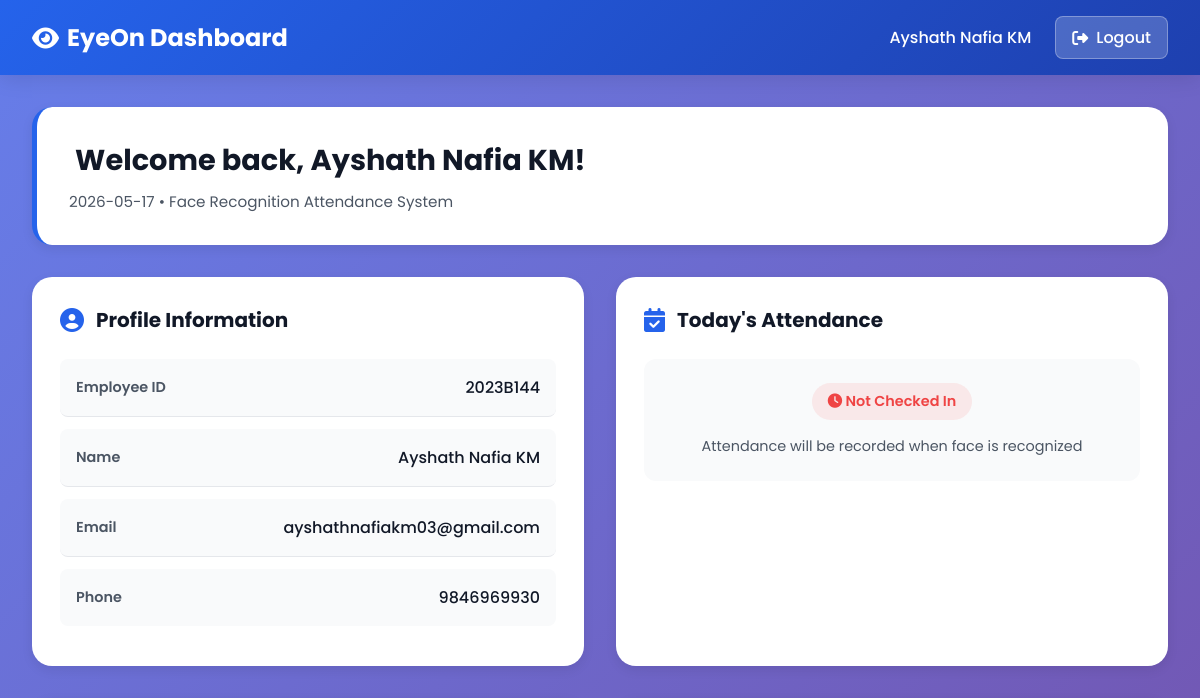
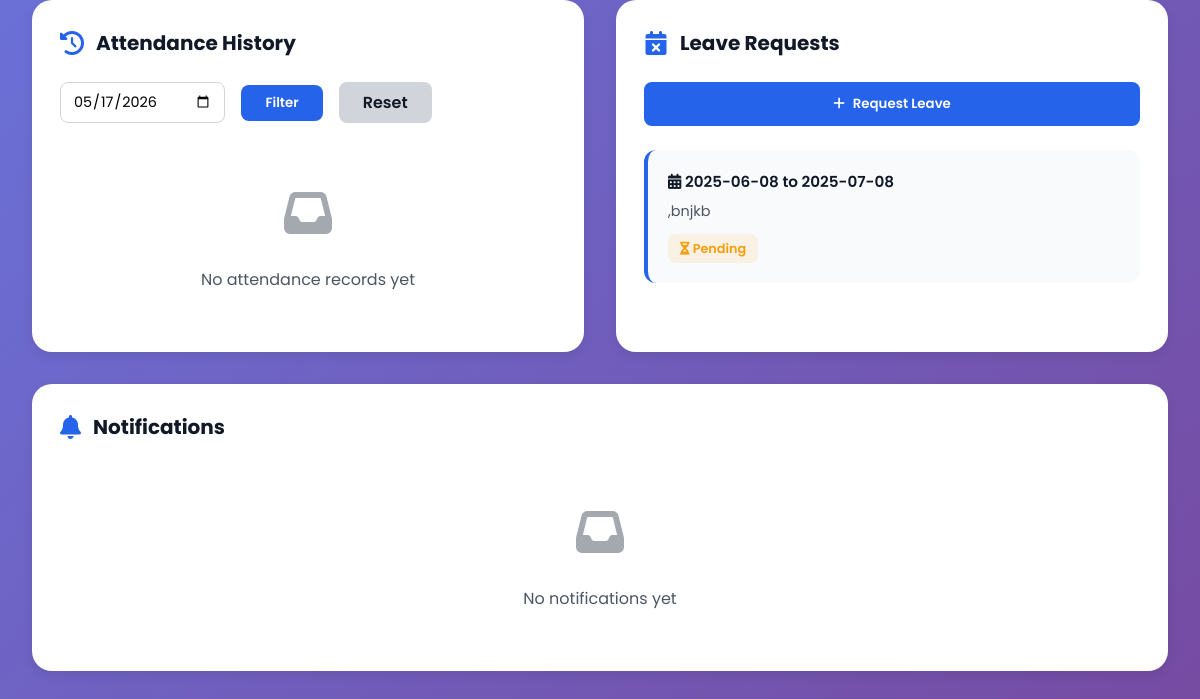
Page /employee_dashboard (signed in) on the earlier database version (2 pictures, top to bottom).
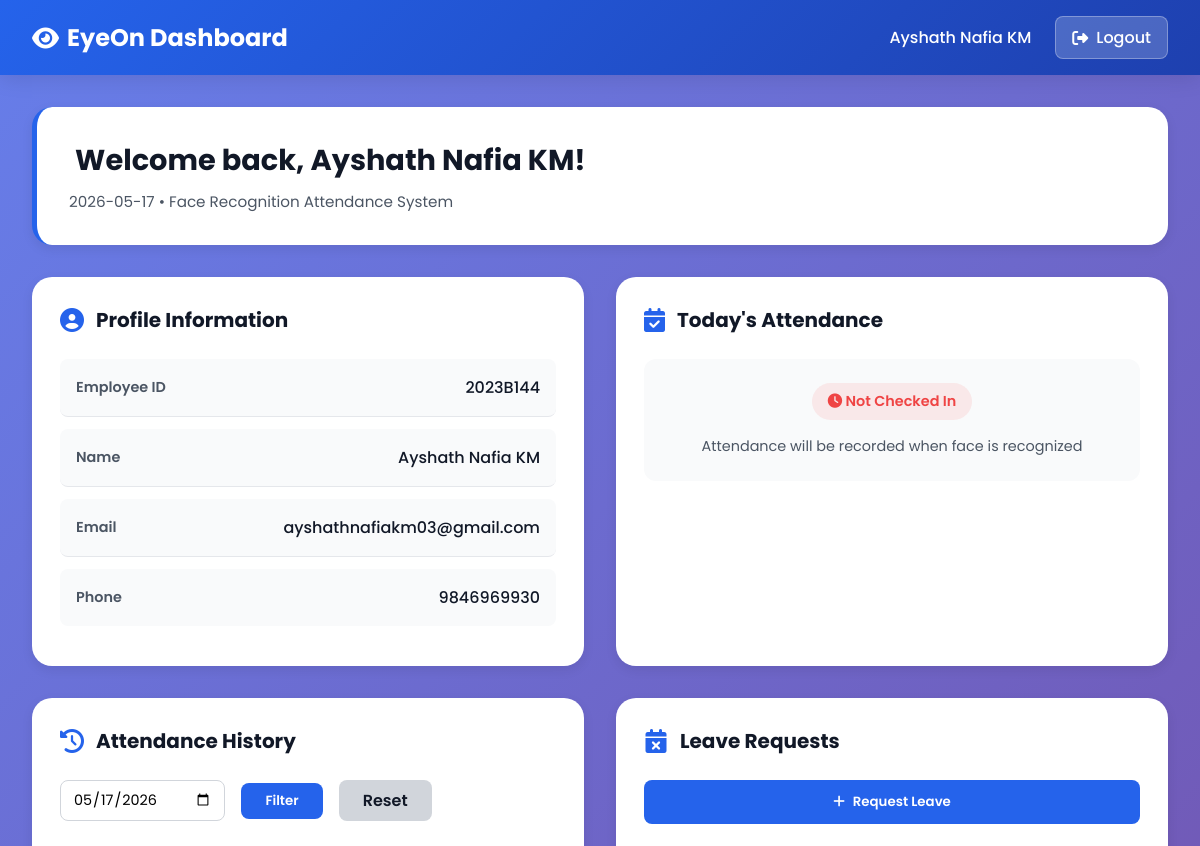
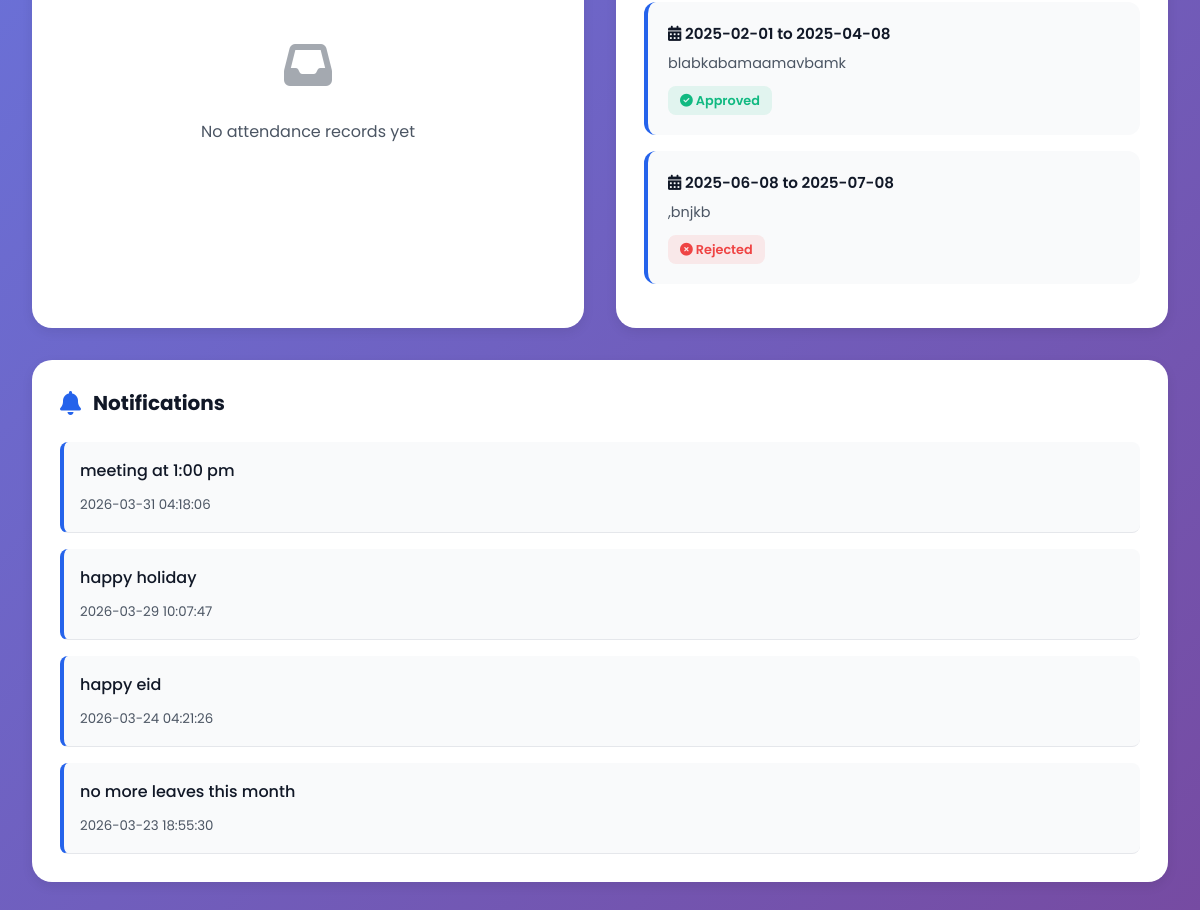
Same page on the later database version (2 pictures, top to bottom).
### tables this page shows
CREATE TABLE employees (
            id INTEGER PRIMARY KEY AUTOINCREMENT,
            employee_id TEXT UNIQUE NOT NULL,
            username TEXT UNIQUE NOT NULL,
            name TEXT NOT NULL,
            email TEXT UNIQUE NOT NULL,
            phone TEXT,
            password_hash TEXT NOT NULL,
            created_at TIMESTAMP DEFAULT CURRENT_TIMESTAMP
        );

CREATE TABLE leave_requests (
            id INTEGER PRIMARY KEY AUTOINCREMENT,
            employee_id TEXT NOT NULL,
            from_date TEXT NOT NULL,
            to_date TEXT NOT NULL,
            reason TEXT,
            status TEXT DEFAULT 'pending',
            created_at TIMESTAMP DEFAULT CURRENT_TIMESTAMP,
            FOREIGN KEY(employee_id) REFERENCES employees(employee_id)
        );

CREATE TABLE notifications (
            id INTEGER PRIMARY KEY AUTOINCREMENT,
            title TEXT NOT NULL,
            message TEXT NOT NULL,
            created_at TIMESTAMP DEFAULT CURRENT_TIMESTAMP,
            created_by TEXT DEFAULT 'admin'
        );

### app.py (the view)
@app.route("/employee_dashboard")
def employee_dashboard():
    if "employee_id" not in session:
        return redirect("/")
    employee_id = session["employee_id"]
    try:
        conn = sqlite3.connect(DB_PATH)
        c = conn.cursor()
        c.execute("SELECT name, email, phone FROM employees WHERE employee_id=?", (employee_id,))
        emp_info = c.fetchone()
        today = datetime.now().strftime("%Y-%m-%d")
        selected_date = request.args.get("date", today)
        c.execute("""SELECT check_in, check_out, COALESCE(working_hours, 0), COALESCE(status, 'Present')
                     FROM attendance WHERE employee_id=? AND date=?""",
                 (employee_id, selected_date))
        today_attendance = c.fetchone()
        c.execute("""SELECT date, check_in, check_out, COALESCE(working_hours, 0), COALESCE(status, 'Present')
                     FROM attendance WHERE employee_id=? AND date=?
                     ORDER BY date DESC""",
                 (employee_id, selected_date))
        attendance_history = c.fetchall()
        c.execute("""SELECT id, from_date, to_date, reason, status
                     FROM leave_requests WHERE employee_id=?
                     ORDER BY created_at DESC LIMIT 10""",
                 (employee_id,))
        leave_requests = c.fetchall()
        c.execute("""SELECT message, created_at
                     FROM notifications
                     ORDER BY created_at DESC LIMIT 5""")
        notifications = c.fetchall()
        print("DEBUG - Notifications fetched from DB:", notifications)
        conn.close()
        attendance_summary = calculate_attendance_summary(employee_id)
        if selected_date == today:
            attendance_label = "Today's Attendance"
        else:
            attendance_label = f"Attendance for {selected_date}"
        print("DEBUG - Passing to template - notifications count:", len(notifications) if notifications else 0)
        return render_template(
            "employee_dashboard.html",
            employee_id=employee_id,
            employee_name=session.get("employee_name"),
            emp_info=emp_info,
            today_attendance=today_attendance,
            attendance_history=attendance_history,
            leave_requests=leave_requests,
            notifications=notifications,
            today=today,
            selected_date=selected_date,
            attendance_label=attendance_label,
            attendance_summary=attendance_summary
        )
    except Exception as e:
        flash(f"Dashboard error: {str(e)}", "error")
        return redirect("/")

### templates/employee_dashboard.html (shortened to what this page needs)
<!DOCTYPE html>
<html lang="en">
<head>
    <link rel="stylesheet" href="https://cdnjs.cloudflare.com/ajax/libs/font-awesome/6.4.0/css/all.min.css">
</head>
<body>
    <nav class="navbar">
        <div class="navbar-brand">
            <i class="fas fa-eye"></i> EyeOn Dashboard
        </div>
        <div class="navbar-menu">
            <span>{{ employee_name }}</span>
            <a href="/logout" class="logout-btn">
                <i class="fas fa-sign-out-alt"></i> Logout
            </a>
        </div>
    </nav>
    <div class="container">
        <div class="welcome-section">
            <h1 class="welcome-title">
                 Welcome back, {{ employee_name }}!
            </h1>
            <p class="welcome-subtitle">{{ today }} • Face Recognition Attendance System</p>
        </div>
        <div class="dashboard-grid">
            <div class="card">
                <h3 class="card-title">
                    <i class="fas fa-user-circle"></i> Profile Information
                </h3>
                <div class="info-row">
                    <span class="info-label">Employee ID</span>
                    <span class="info-value">{{ employee_id }}</span>
                </div>
                <div class="info-row">
                    <span class="info-label">Name</span>
                    <span class="info-value">{{ emp_info[0] if emp_info else 'N/A' }}</span>
                </div>
                <div class="info-row">
                    <span class="info-label">Email</span>
                    <span class="info-value">{{ emp_info[1] if emp_info else 'N/A' }}</span>
                </div>
                <div class="info-row">
                    <span class="info-label">Phone</span>
                    <span class="info-value">{{ emp_info[2] if emp_info else 'N/A' }}</span>
                </div>
            </div>
            <div class="card">
                <h3 class="card-title">
                    <i class="fas fa-calendar-check"></i> {{ attendance_label }}
                </h3>
                <div class="attendance-status">
                    {% if today_attendance and today_attendance[0] %}
                        <span class="status-badge status-checked">
                            <i class="fas fa-check-circle"></i> Checked In
                        </span>
                        <div style="margin-top: 1rem;">
                            <p style="color: var(--gray-600); margin-bottom: 0.5rem; font-size: 0.9rem;">Check-In Time</p>
                            <div class="time-display">{{ today_attendance[0] }}</div>
                        </div>
                        {% if today_attendance[1] %}
                            <div style="margin-top: 1rem;">
                                <p style="color: var(--gray-600); margin-bottom: 0.5rem; font-size: 0.9rem;">Check-Out Time</p>
                                <div class="time-display" style="font-size: 1.5rem;">{{ today_attendance[1] }}</div>
                            </div>
                        {% endif %}
                    {% else %}
                        <span class="status-badge status-not-checked">
                            <i class="fas fa-clock"></i> Not Checked In
                        </span>
                        <p style="color: var(--gray-600); margin-top: 1rem; font-size: 0.9rem;">
                            Attendance will be recorded when face is recognized
                        </p>
                    {% endif %}
                </div>
            </div>
        </div>
        <div class="two-column-grid">
            <div class="card">
                <h3 class="card-title">
                    <i class="fas fa-history"></i> Attendance History
                </h3>
                <div style="margin-bottom: 1.5rem; display: flex; gap: 1rem; align-items: center; flex-wrap: wrap;">
                    <form method="get" action="/employee_dashboard" style="display: flex; gap: 1rem; align-items: center; flex-wrap: wrap;">
                        <input type="date" name="date" id="filterDate" value="{{ selected_date }}" style="padding: 0.5rem 0.75rem; border: 1px solid var(--gray-300); border-radius: 0.5rem; font-family: 'Poppins', sans-serif; font-size: 0.9rem;">
                        <button type="submit" style="background: var(--primary); color: white; border: none; padding: 0.5rem 1.5rem; border-radius: 0.5rem; cursor: pointer; font-weight: 600; font-family: 'Poppins', sans-serif; transition: all 0.3s ease;" onmouseover="this.style.background='var(--primary-dark)'" onmouseout="this.style.background='var(--primary)'">Filter</button>
                        <a href="/employee_dashboard" style="background: var(--gray-300); color: var(--gray-900); border: none; padding: 0.5rem 1.5rem; border-radius: 0.5rem; cursor: pointer; font-weight: 600; font-family: 'Poppins', sans-serif; text-decoration: none; display: inline-block; transition: all 0.3s ease;" onmouseover="this.style.background='var(--gray-200)'" onmouseout="this.style.background='var(--gray-300)'">Reset</a>
                    </form>
                </div>
                {% if attendance_history %}
                    <div class="table-container">
                        <table>
                            <thead>
                                <tr>
                                    <th>Date</th>
                                    <th>Check-In</th>
                                    <th>Check-Out</th>
                                </tr>
                            </thead>
                            <tbody>
                                {% for record in attendance_history %}
                                    <tr>
                                        <td>{{ record[0] }}</td>
                                        <td>
                                            {% if record[1] %}
                                                <span class="badge badge-success">{{ record[1] }}</span>
                                            {% else %}
                                                <span style="color: var(--gray-400);">--</span>
                                            {% endif %}
                                        </td>
                                        <td>
                                            {% if record[2] %}
                                                <span class="badge badge-success">{{ record[2] }}</span>
                                            {% else %}
                                                <span style="color: var(--gray-400);">--</span>
                                            {% endif %}
                                        </td>
                                    </tr>
                                {% endfor %}
                            </tbody>
                        </table>
                    </div>
                {% else %}
                    <div class="empty-state">
                        <div class="empty-icon"><i class="fas fa-inbox"></i></div>
                        <p>No attendance records yet</p>
                    </div>
                {% endif %}
            </div>
            <div class="card">
                <h3 class="card-title">
                    <i class="fas fa-calendar-times"></i> Leave Requests
                </h3>
                <button class="btn btn-primary" onclick="openLeaveModal()">
                    <i class="fas fa-plus"></i> Request Leave
                </button>
                <div style="margin-top: 1.5rem;">
                    {% if leave_requests %}
                        {% for leave in leave_requests %}
                            <div class="leave-item">
                                <div class="leave-dates">
                                    <i class="fas fa-calendar-alt"></i> {{ leave[1] }} to {{ leave[2] }}
                                </div>
                                <div class="leave-reason">{{ leave[3] or 'No reason provided' }}</div>
                                <span class="badge {% if leave[4] == 'approved' %}badge-success{% elif leave[4] == 'rejected' %}badge-rejected{% else %}badge-pending{% endif %}">
                                    {% if leave[4] == 'approved' %}
                                        <i class="fas fa-check-circle"></i> Approved
                                    {% elif leave[4] == 'rejected' %}
                                        <i class="fas fa-times-circle"></i> Rejected
                                    {% else %}
                                        <i class="fas fa-hourglass-half"></i> Pending
                                    {% endif %}
                                </span>
                            </div>
                        {% endfor %}
                    {% else %}
                        <div class="empty-state">
                            <div class="empty-icon"><i class="fas fa-leaf"></i></div>
                            <p>No leave requests</p>
                        </div>
                    {% endif %}
                </div>
            </div>
        </div>
        <div class="card" style="margin-top: 2rem;">
            <h3 class="card-title">
                <i class="fas fa-bell"></i> Notifications
            </h3>
            {% if notifications and notifications|length > 0 %}
                <div style="display: flex; flex-direction: column; gap: 1rem;">
                    {% for notification in notifications %}
                        <div style="background: var(--gray-50); padding: 1rem; border-radius: 0.5rem; border-left: 4px solid var(--primary); border-bottom: 1px solid var(--gray-200);">
                            <p style="margin: 0 0 0.5rem 0; color: var(--gray-900); font-weight: 500;">{{ notification[0] }}</p>
                            <small style="color: var(--gray-600);">{{ notification[1] }}</small>
                        </div>
                    {% endfor %}
                </div>
            {% else %}
                <div class="empty-state">
                    <div class="empty-icon"><i class="fas fa-inbox"></i></div>
                    <p>No notifications yet</p>
                </div>
            {% endif %}
        </div>
</body>
</html>

Differences in the rows shown:
added leave_requests: from_date "2025-02-01", to_date "2025-04-08", reason "blabkabamaamavbamk", status "approved" (drawn)
changed leave_requests ",bnjkb": status "Pending" → "Rejected"
added notifications: message "meeting at 1:00 pm", created_at "2026-03-31 04:18:06"
added notifications: message "happy holiday", created_at "2026-03-29 10:07:47"
added notifications: message "happy eid", created_at "2026-03-24 04:21:26"
added notifications: message "no more leaves this month", created_at "2026-03-23 18:55:30"
Other differences:
text no longer shown: "No notifications yet"
